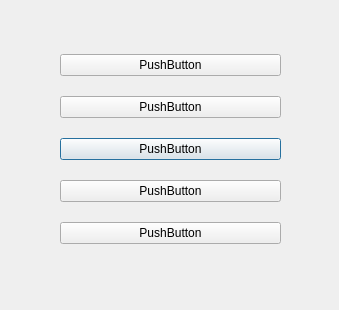
<?xml version="1.0" encoding="UTF-8"?>
<ui version="4.0">
 <class>Dialog</class>
 <widget class="QDialog" name="Dialog">
  <property name="geometry">
   <rect>
    <x>0</x>
    <y>0</y>
    <width>339</width>
    <height>310</height>
   </rect>
  </property>
  <property name="windowTitle">
   <string>Dialog</string>
  </property>
  <widget class="QWidget" name="gridLayoutWidget">
   <property name="geometry">
    <rect>
     <x>60</x>
     <y>40</y>
     <width>221</width>
     <height>221</height>
    </rect>
   </property>
   <layout class="QGridLayout" name="gridLayout">
    <item row="2" column="0">
     <widget class="QPushButton" name="pushButton_3">
      <property name="text">
       <string>PushButton</string>
      </property>
     </widget>
    </item>
    <item row="0" column="0">
     <widget class="QPushButton" name="pushButton">
      <property name="text">
       <string>PushButton</string>
      </property>
     </widget>
    </item>
    <item row="1" column="0">
     <widget class="QPushButton" name="pushButton_2">
      <property name="text">
       <string>PushButton</string>
      </property>
     </widget>
    </item>
    <item row="3" column="0">
     <widget class="QPushButton" name="pushButton_4">
      <property name="text">
       <string>PushButton</string>
      </property>
     </widget>
    </item>
    <item row="4" column="0">
     <widget class="QPushButton" name="pushButton_5">
      <property name="text">
       <string>PushButton</string>
      </property>
     </widget>
    </item>
   </layout>
  </widget>
 </widget>
 <resources/>
 <connections/>
</ui>
